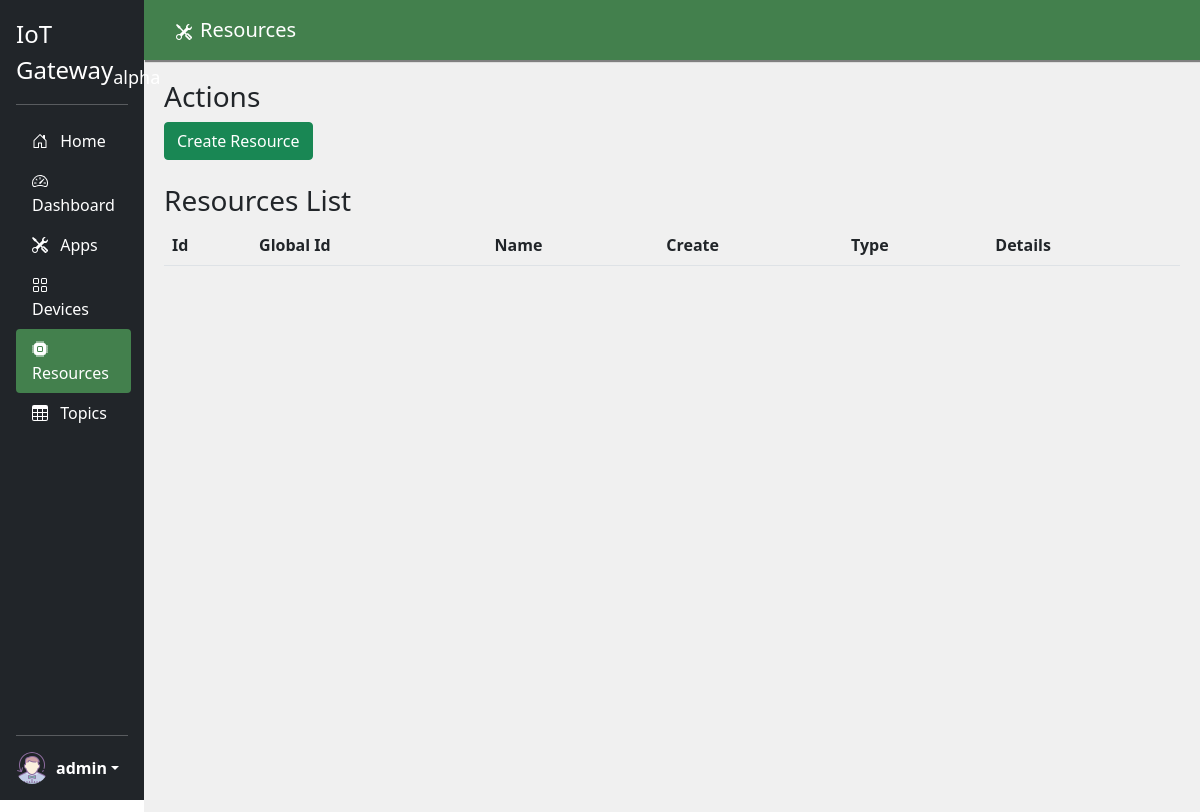
The app's page /resources/ (signed in), older data.
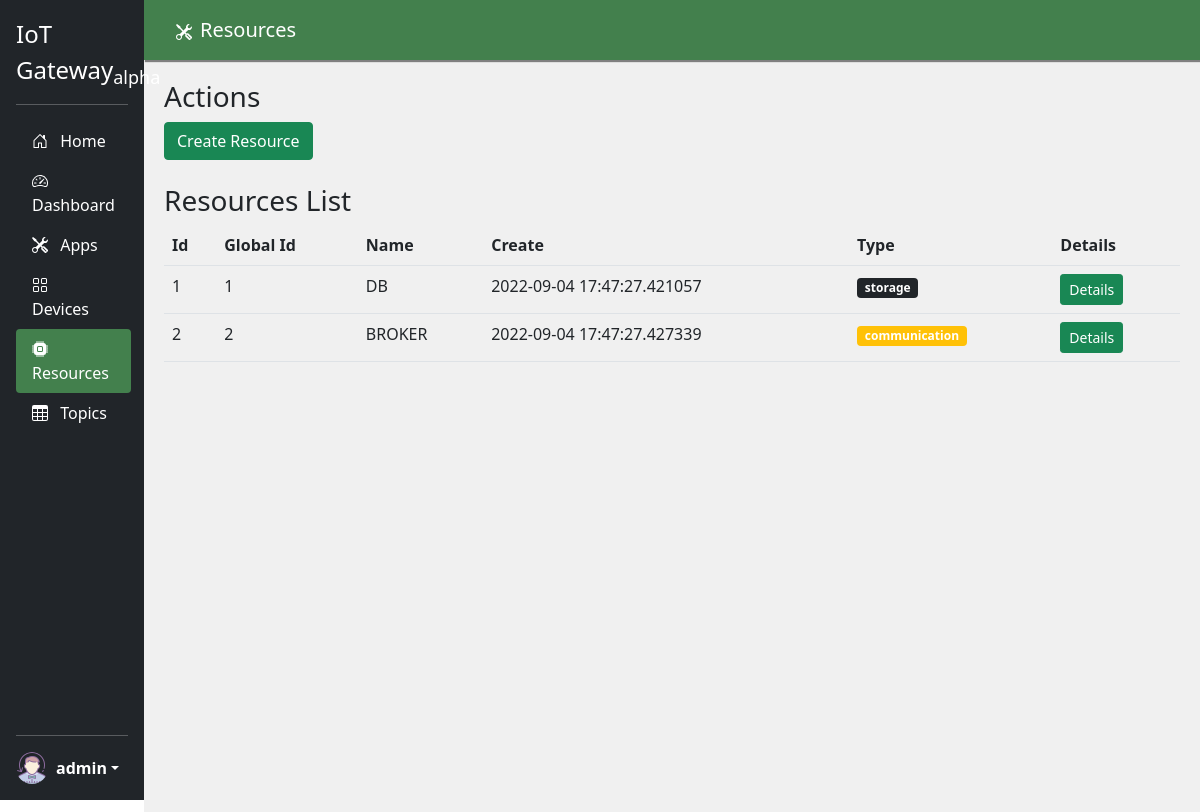
The same page, newer data.
### models.py (models this page shows, shortened)
class User(db.Model):
    id = db.Column(db.Integer, primary_key=True)
    username = db.Column(db.String(80), unique=True, nullable=False)
    password = db.Column(db.String(80), nullable=False)

class Resource(db.Model):
    id =  db.Column(db.Integer, primary_key=True)
    global_id = db.Column(db.Integer)
    name = db.Column(db.String(80), nullable=False)
    description = db.Column(db.String(200))
    resource_type = db.Column(db.String(80), nullable=False)
    create_at = db.Column(db.DateTime, nullable=False, default=datetime.utcnow)
    devices = db.relationship('Device',secondary=device_resource, lazy='subquery',back_populates="resources")

### resources.py (the view)
@bp.route('/')
@login_required
def resources_index():
    resources = Resource.query.all()
    settings = sc.get_config_values()
    return render_template('resources/resource_index.html', resources=resources,settings=settings)

### auth.py (called while the page is built)
def login_required(view):
    @functools.wraps(view)
    def wrapped_view(**kwargs):
        if g.user is None:
            return redirect(url_for('auth.login'))
        return view(**kwargs)
    return wrapped_view

@bp.before_app_request
def load_logged_in_user():
    user_id = session.get('user_id')
    if user_id is None:
        g.user = None
    else:
        g.user = User.query.filter_by(id=user_id).first()

### templates/resources/resource_index.html (shortened to what this page needs)
{% extends 'base.html' %}
{% block menu %}
<ul class="nav nav-pills flex-column mb-auto">
  <li class="nav-item">
    <a href="{{ url_for('index.index') }}" class="nav-link text-white">
      <svg class="bi me-2" width="16" height="16"><use xlink:href="#home"></use></svg>
      Home
    </a>
  </li>
  <li>
    <a href="{{ url_for('dashboard.index') }}" class="nav-link text-white">
      <svg class="bi me-2" width="16" height="16"><use xlink:href="#speedometer2"></use></svg>
      Dashboard
    </a>
  </li>
  <li>
    <a href="{{ url_for('applications.applications_index') }}" class="nav-link text-white">
      <svg class="bi me-2" width="16" height="16"><use xlink:href="#tools"></use></svg>
      Apps
    </a>
  </li>
  <li>
    <a href="{{ url_for('device.device_index') }}" class="nav-link text-white">
      <svg class="bi me-2" width="16" height="16"><use xlink:href="#grid"></use></svg>
      Devices
    </a>
  </li>
  <li>
    <a href="{{ url_for('resource.resources_index') }}" class="nav-link active">
      <svg class="bi me-2" width="16" height="16"><use xlink:href="#cpu-fill"></use></svg>
      Resources
    </a>
  </li>
  <li>
    <a href="{{ url_for('topic.topic_index') }}" class="nav-link text-white">
      <svg class="bi me-2" width="16" height="16"><use xlink:href="#table"></use></svg>
      Topics
    </a>
  </li>
</ul>
{% endblock %}
{% block content %}
<div>
  <nav class="navbar title-nav">
    <div class="container-fluid">
      <span class="navbar-brand mb-0 h1"><svg class="bi me-2" width="16" height="16"><use xlink:href="#tools"></use></svg>Resources</span>
    </div>
  </nav>
  <div class="page-content">
    <h3>Actions</h3>
    {% if settings['standalone'] %}
    <div class="device_actions">
      <a class="btn btn-success" href="{{ url_for('resource.create_resource') }}" role="button">Create Resource</a>
    </div>
    {% endif %}
    <h3>Resources List</h3>
    <div class="resources_list">
      <table class="table">
          <tr>
            <th>Id</th>
            <th>Global Id</th>
            <th>Name</th>
            <th>Create</th>
            <th>Type</th>
            <th>Details</th>
          </tr>
          {% for resource in resources %}
            <tr>
              <td>{{ resource['id'] }}</td>
              <td>{{ resource['global_id'] }}</td>
              <td>{{ resource['name'] }}</td>
              <td>{{ resource['create_at'] }}</td>
              <td>
                {% if resource['resource_type']=="SENSOR" %}
                <span class="badge bg-success">sensor</span>
                {% elif resource['resource_type']=="ACTUATOR" %}
                <span class="badge bg-primary">actuator</span>
                {% elif resource['resource_type']=="COMMUNICATION" %}
                <span class="badge bg-warning">communication</span>
                {% elif resource['resource_type']=="STORAGE" %}
                <span class="badge bg-dark">storage</span>
                {% else %}
                <span class="badge bg-secondary">other</span>
                {% endif %}
              </td>
              <td><a class="btn btn-success btn-sm" href="{{ url_for('resource.resource_view', id=resource['id']) }}" role="button">Details</a></td>
            </tr>
          {% endfor %}
        </table>
    </div>
  </div>
</div>
{% endblock %}

### templates/base.html (shortened to what this page needs)
<!doctype html>
<html>
<head>
  <link rel="stylesheet" href="{{ url_for('static', filename='css/bootstrap.min.css') }}">
  <link rel="stylesheet" href="{{ url_for('static', filename='style.css') }}">
<link rel="stylesheet" href="https://cdn.jsdelivr.net/npm/bootstrap-select@1.14.0-beta3/dist/css/bootstrap-select.min.css">
</head>
<body>
  <div class="d-flex flex-column p-3 text-white bg-dark" style="width: 12%;">
    <a href="/" class="d-flex align-items-center mb-3 mb-md-0 me-md-auto text-white text-decoration-none">
      <span class="fs-4">IoT Gateway<sub>alpha</sub></span>
    </a>
    <hr>
    {% block menu %}
    {% endblock %}
    <hr>
    <div class="dropdown">
      <a href="#" class="d-flex align-items-center text-white text-decoration-none dropdown-toggle" id="dropdownUser1" data-bs-toggle="dropdown" aria-expanded="false">
        <img src="{{ url_for('static', filename='img/user.png') }}" alt="mdo" width="32" height="32" class="rounded-circle me-2">
        <strong>
          {% if g.user %}
          {{ g.user['username'] }}
          {% else %}
          user
          {% endif %}
        </strong>
      </a>
    </div>
  </div>
  <div class="div-content">
        {% block content %}{% endblock %}
  </div>
</body>
</html>

### static/style.css (style rules this page uses)
body { display: flex; flex-wrap: nowrap; height: 100vh; overflow-x: auto; overflow-y: hidden; }
body > * { flex-shrink: 0; min-height: -webkit-fill-available; }
.bi { vertical-align: -.125em; pointer-events: none; fill: currentColor; }
.dropdown-toggle { outline: 0; }
.div-content { width: 88%; }
.title-nav { width: 100%; height: 60px; padding-left: 20px; background-color: #43804D; color:white; box-shadow: 1px 2px 1px gray; }
.nav-link.active { background-color: #43804D !important; color:white !important; }
.page-content { padding: 20px; height: 100vh; background-color: #f0f0f0; }

Row changes from the older to the newer data that the page shows:
added Resource: id "1", global_id "1", name "DB", create_at "2022-09-04 17:47:27.421057", resource_type "storage"
added Resource: id "2", global_id "2", name "BROKER", create_at "2022-09-04 17:47:27.427339", resource_type "communication"
